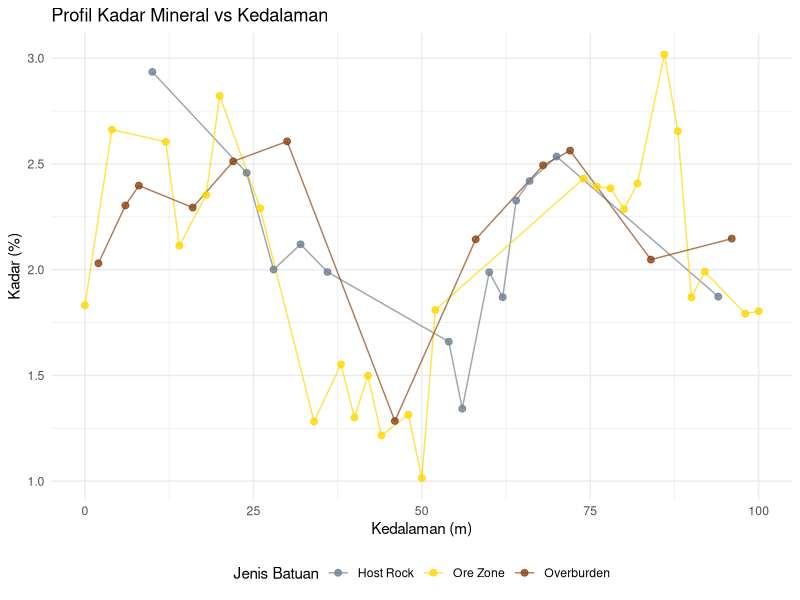

Write R code to recreate this figure.
## ---- chunk 1
#| label: fig-welcome-plot
#| fig-cap: "Contoh visualisasi hubungan kedalaman vs kadar mineral"
#| warning: false
#| message: false

library(ggplot2)
library(dplyr)

# Simulasi data lubang bor
set.seed(123)
drill_data <- tibble(
  depth_m = seq(0, 100, by = 2),
  grade_pct = 2 + 0.5 * sin(depth_m / 10) + rnorm(51, 0, 0.3),
  rock_type = sample(c("Overburden", "Ore Zone", "Host Rock"), 51, 
                     replace = TRUE, prob = c(0.2, 0.5, 0.3))
)

# Buat plot
ggplot(drill_data, aes(x = depth_m, y = grade_pct, color = rock_type)) +
  geom_line(alpha = 0.7) +
  geom_point(size = 2, alpha = 0.8) +
  scale_color_manual(values = c("Overburden" = "#8B4513", 
                                "Ore Zone" = "#FFD700", 
                                "Host Rock" = "#708090")) +
  labs(
    title = "Profil Kadar Mineral vs Kedalaman",
    x = "Kedalaman (m)",
    y = "Kadar (%)",
    color = "Jenis Batuan"
  ) +
  theme_minimal() +
  theme(legend.position = "bottom")
